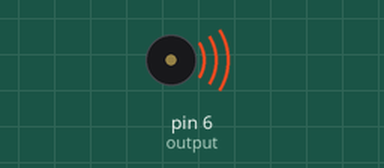
Recording of a sketch running on a simulated Arduino Uno, built with avr-gcc and run on an emulated ATmega328P. Parts: buzzer (waves = sounding). At 15.0 s the program stops and its outputs stay as they are.

Above: at 0.2 s.
Timing chart, 0 to 6.5 s (numbered marks = the images above):
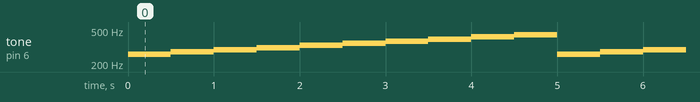

The sketch:

piezo_sound.ino
```cpp
int output=6;
int tones[] = {261, 277, 294, 311, 330, 349, 370, 392, 415, 440};
void setup(){
  pinMode(output, OUTPUT);
}

void loop(){
  int i=0;
  while (i<10){
    for (int j=0; j<10;j++){
      tone(output,tones[j]);
      delay(500);
    }
    i=i++;
  }

}
```

Measured:
- by itself, tone on pin 6 (output): repeats every 5.0 s: 277 Hz 0.50 s, 294 Hz 0.50 s, 311 Hz 0.50 s, 330 Hz 0.50 s, 349 Hz 0.50 s, 370 Hz 0.50 s, 392 Hz 0.50 s, 415 Hz 0.50 s, 440 Hz 0.50 s, 261 Hz 0.50 s
